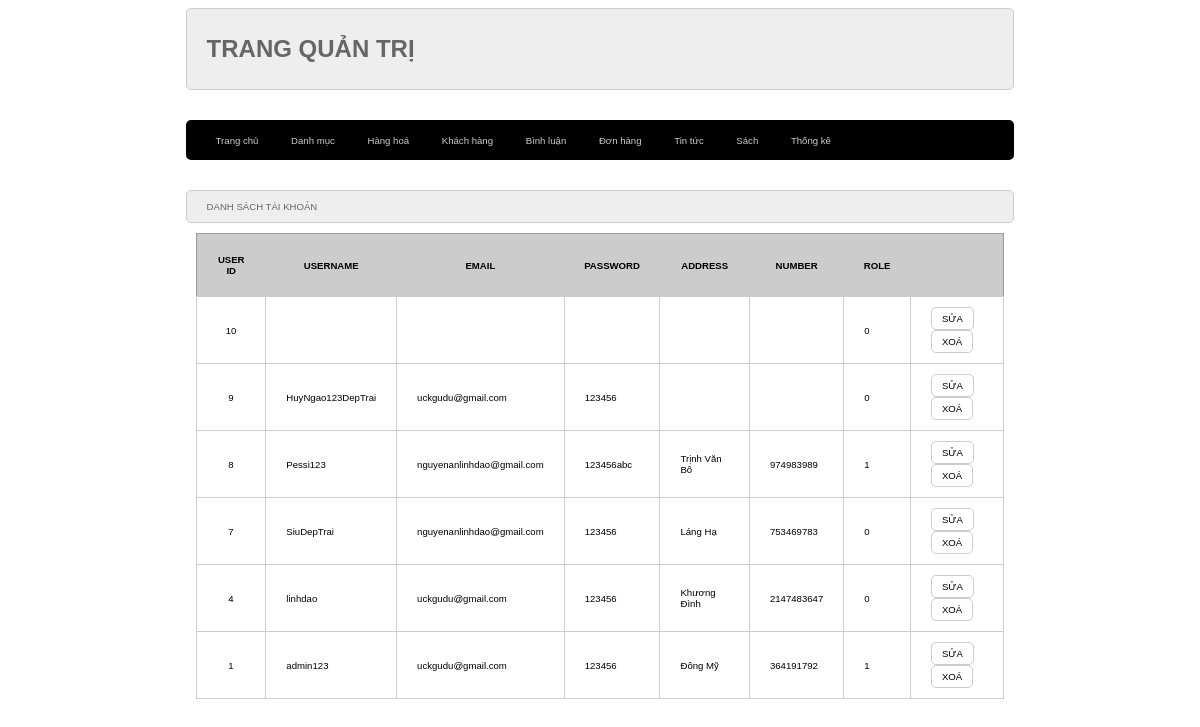
The app's page /admin/index.php?act=dskh (signed in) with its own data.
### tables this page shows
CREATE TABLE `taikhoan` (
  `id_taikhoan` int(10) NOT NULL,
  `username` varchar(50) NOT NULL,
  `password` varchar(50) NOT NULL,
  `email` varchar(255) NOT NULL,
  `address` varchar(255) DEFAULT NULL,
  `phonenum` int(20) DEFAULT NULL,
  `role` tinyint(4) NOT NULL DEFAULT 0
);

### model/pdo.php (called while the page is built, shortened)
<?php
function pdo_get_connection(){
    $dburl = "mysql:host=localhost;dbname=duantest;charset=utf8";
    $username = 'root';
    $password = '';
    $conn = new PDO($dburl, $username, $password);
    $conn->setAttribute(PDO::ATTR_ERRMODE, PDO::ERRMODE_EXCEPTION);
    return $conn;
}
function pdo_query($sql){
    $sql_args = array_slice(func_get_args(), 1);
    try{
        $conn = pdo_get_connection();
        $stmt = $conn->prepare($sql);
        $stmt->execute($sql_args);
        $rows = $stmt->fetchAll();
        return $rows;
    }
    catch(PDOException $e){
        throw $e;
    }
    finally{
        unset($conn);
    }
}

### model/taikhoan.php (called while the page is built, shortened)
<?php
    function load_all_taikhoan(){
        $sql = "SELECT*FROM taikhoan ORDER BY id_taikhoan DESC";
        $listtaikhoan = pdo_query($sql);
        return $listtaikhoan;
    }
?>

### admin/taikhoan/list_tk.php (the view, shortened to what this page needs)
<div class="row">
    <div class="row formtitle">
        DANH SÁCH TÀI KHOẢN
    </div>
    <div class="row formcontent">
        <div class="row margin_bottom formdsloai">
            <table>
                <tr>
                    <th>USER ID</th>
                    <th>USERNAME</th>
                    <th>EMAIL</th>
                    <th>PASSWORD</th>
                    <th>ADDRESS</th>
                    <th>NUMBER</th>
                    <th>ROLE</th>
                    <th></th>
                </tr>
                <?php foreach ($listtaikhoan as $checklisttaikhoan ) {
                    extract($checklisttaikhoan);
                    $update_tk = "index.php?act=update_tk&id_taikhoan=".$id_taikhoan;
                    $delete_tk = "index.php?act=delete_tk&id_taikhoan=".$id_taikhoan;
                    echo '<tr>
                            <td style="text-align: center;">'.$id_taikhoan.'</td>
                            <td>'.$username.'</td>
                            <td>'.$email.'</td>
                            <td>'.$password.'</td>
                            <td>'.$address.'</td>
                            <td>'.$phonenum.'</td>
                            <td>'.$role.'</td>
                            <td>
                                <a href="'.$update_tk.'">
                                    <input type="button" value="SỬA">
                                </a>
                                <a href="'.$delete_tk.'">
                                    <input type="button" value="XOÁ">
                                </a>
                            </td>
                        </tr>';
                }?>
            </table>
        </div>
    </div>
</div>

### view/css/style.css (style rules this page uses)
* { box-sizing: border-box; font-family: sans-serif; font-size: 0.8vw; }
.row { float: left; width: 100%; }
.margin_bottom { margin-bottom: 30px; }
.formTaiKhoan input[type="submit"], .formTaiKhoan input[type="reset"], .formcontent input[type="submit"], .formcontent input[type="reset"], .formcontent input[type="button"] { border-radius: 5px; padding: 5px 10px; background-color: white; border: 1px #CCC solid; }
.formtitle { background-color: #EEE; border: 1px #CCC solid; color: #666; border-radius: 5px; padding: 10px 20px; }
.formcontent { padding: 10px; }
.formdsloai table { width: 100%; border-collapse: collapse; border: 1px #999 solid; }
.formdsloai table th { background-color: #CCC; padding: 20px; }
.formdsloai table td { padding: 10px 20px; border: 1px #CCC solid; }

### records on screen
taikhoan: id_taikhoan "10", role "0"
taikhoan: id_taikhoan "9", username "HuyNgao123DepTrai", email "uckgudu@gmail.com", password "123456", role "0"
taikhoan: id_taikhoan "8", username "Pessi123", email "nguyenanlinhdao@gmail.com", password "123456abc", address "Trịnh Văn Bô", phonenum "974983989", role "1"
taikhoan: id_taikhoan "7", username "SiuDepTrai", email "nguyenanlinhdao@gmail.com", password "123456", address "Láng Hạ", phonenum "753469783", role "0"
taikhoan: id_taikhoan "4", username "linhdao", email "uckgudu@gmail.com", password "123456", address "Khương Đình", phonenum "2147483647", role "0"
taikhoan: id_taikhoan "1", username "admin123", email "uckgudu@gmail.com", password "123456", address "Đông Mỹ", phonenum "364191792", role "1"
